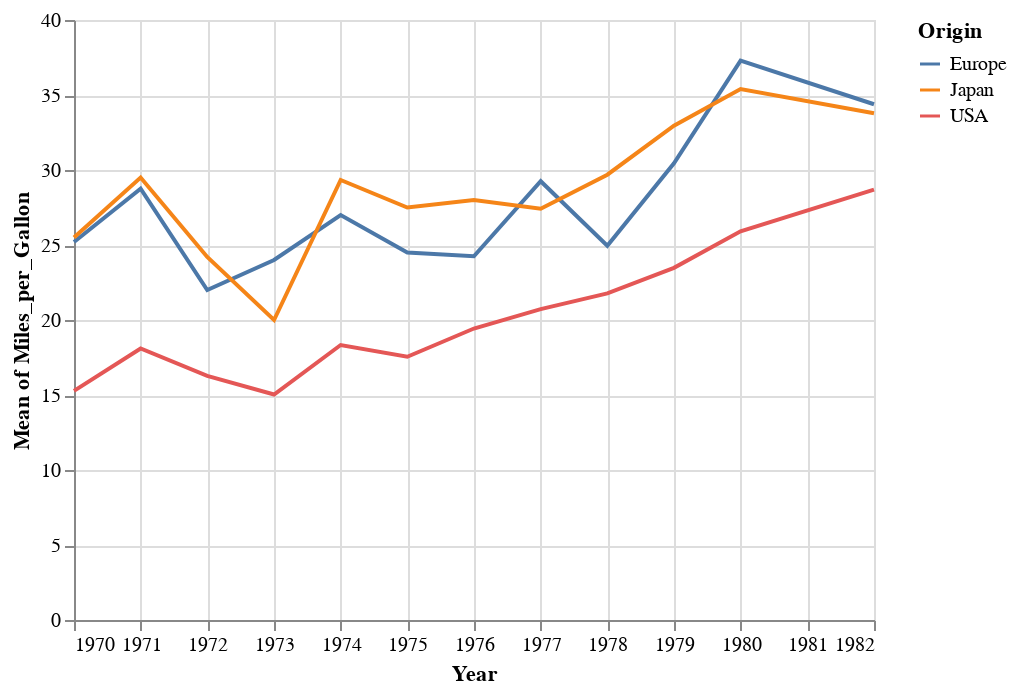

The notebook cell saved with this chart:
### Code cell
alt.Chart(cars).mark_line().encode(
    x='Year',
    y='mean(Miles_per_Gallon)',
    color='Origin'
)

### Figure 1 — Vega-Lite specification as saved in the notebook (floating-point values rounded to 4 significant figures; data arrays with more than 128 entries replaced by an {"elided": "..."} marker saying what was removed)
{"$schema": "https://vega.github.io/schema/vega-lite/v2.6.0.json", "config": {"view": {"height": 300, "width": 400}}, "data": {"name": "data-f02450ab61490a1363517a0190416235"}, "datasets": {"data-f02450ab61490a1363517a0190416235": {"elided": "406 records"}}, "encoding": {"color": {"field": "Origin", "type": "nominal"}, "x": {"field": "Year", "type": "temporal"}, "y": {"aggregate": "mean", "field": "Miles_per_Gallon", "type": "quantitative"}}, "mark": "line"}
